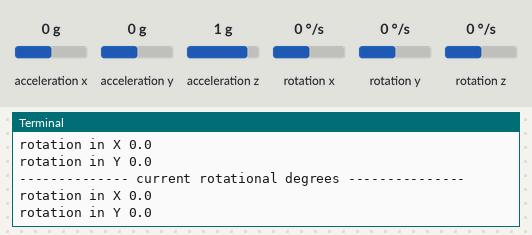
The program below on a simulated Raspberry Pi (BCM pin numbers). On the bench: the last lines printed to the terminal. The test bench sets the inputs (shaded band); at power-on: acceleration x 0 g, acceleration y 0 g, acceleration z 1 g, rotation x 0 °/s, rotation y 0 °/s, rotation z 0 °/s.

Above: at 1.2 s.
1.3 s: acceleration x set to -1.4 g
At 1.67 s:
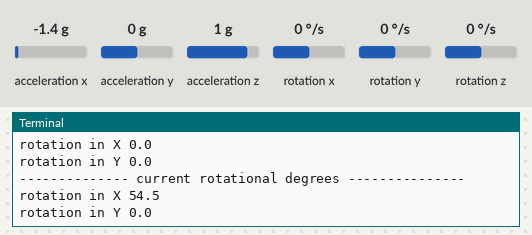
2.8 s: acceleration y set to -1.4 g
At 3.1 s:
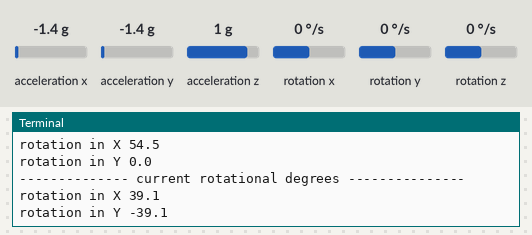
4.3 s: acceleration z set to -1.4 g
At 4.88 s:
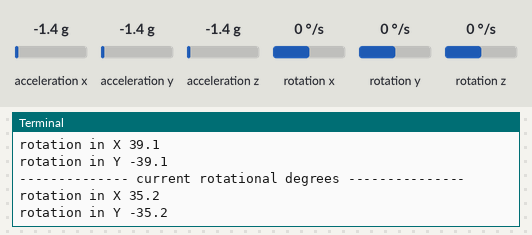
Timing chart, 0 to 7.3 s (numbered marks = the images above; inputs shaded):
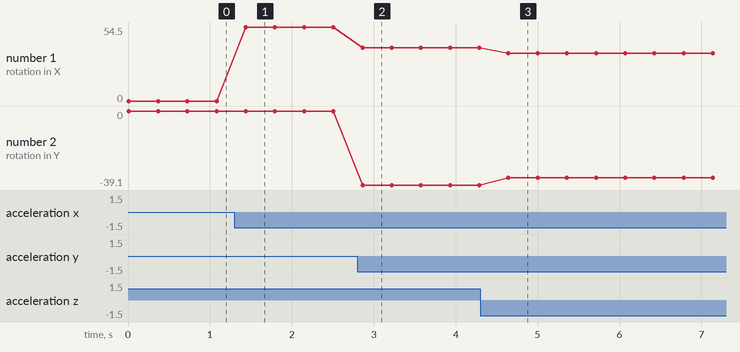

The program:

Calibrated_MPU6050.py
```python
import smbus
import math
import time

power_registor_address = 0x6b
bus = smbus.SMBus(1)
sensor_address = 0x68

def fetch_data(address):
    high = bus.read_byte_data(sensor_address, address)
    low = bus.read_byte_data(sensor_address, address + 1)
    data = (high << 8) + 8
    return data

def fetch_real_value(address):
    value = fetch_data(address)
    x = 0xffff
    if(value >= 0x8000):
        return -((x - value) + 1)
    else:
        return value

def fetch_rotation_X(x , y , z):
    rad = math.atan2(y, math.sqrt((x * x) + (z * z)))
    return math.degrees(rad)

def fetch_rotation_Y(x , y , z):
    rad = math.atan2(x, math.sqrt((y * y) + (z * z)))
    return math.degrees(rad)

def loop():
    while True:
        gyroX = fetch_real_value(0x43)
        gyroY = fetch_real_value(0x45)
        gyroZ = fetch_real_value(0x47)
        #print("Processed rad rotation in X per second" , int(((gyroY - gyroY_initial)/131)* 10)/10)
        #print("Processed rad rotation in Y per second" , int(((gyroX - gyroX_initial)/131)* 10)/10)
        #print("Processed rad rotation in Z per second" , int(((gyroZ - gyroZ_initial)/(-131))* 10)/10)
        accX = fetch_real_value(0x3b) * 9.80
        accY = fetch_real_value(0x3d) * 9.80
        accZ = fetch_real_value(0x3f) * 9.80
        #print("Processed acceleration in X" , int(((accX - accX_initial)/(-16384)) * 10)/10)
        #print("Processed acceleration in Y" , int(((accY - accY_initial)/(16384)) * 10)/10)
        #print("Processed acceleration in Z" , int(((accZ - accZ_initial)/(16384)) * 10)/10)
        #temp = fetch_real_value(0x41)
        #print("Raw temperature data" , temp , "Processed temperature" , temp/340 + 36.53)
        print("-------------- current rotational degrees ---------------")
        print("rotation in X" , int(-fetch_rotation_Y(accX/16384 , accY/16384 , accZ/16384) *10)/10)
        print("rotation in Y" , int(fetch_rotation_X(accX/16384 , accY/16384 , accZ/16384) *10)/10)
        time.sleep(0.35)


bus.write_byte_data(sensor_address , power_registor_address , 0)
gyroX_initial = fetch_real_value(0x43)
gyroY_initial = fetch_real_value(0x45)
gyroZ_initial = fetch_real_value(0x47)
accX_initial = fetch_real_value(0x3b) * 9.8
accY_initial = fetch_real_value(0x3d) * 9.8
accZ_initial = fetch_real_value(0x3f) * 9.8
loop()
```

Measured:
- after the input at 1.3 s, the terminal: prints a new line after 0.14 s (image 1)
- after the input at 2.8 s, the terminal: prints a new line after 0.06 s (image 2)
- after the input at 4.3 s, the terminal: prints a new line after 0.34 s (image 3)
- plotted number 1: 0 → 54.5 after the input at 1.3 s, 54.5 → 39.1 after the input at 2.8 s, 39.1 → 35.2 after the input at 4.3 s
- plotted number 2: 0 → -39.1 after the input at 2.8 s, -39.1 → -35.2 after the input at 4.3 s
